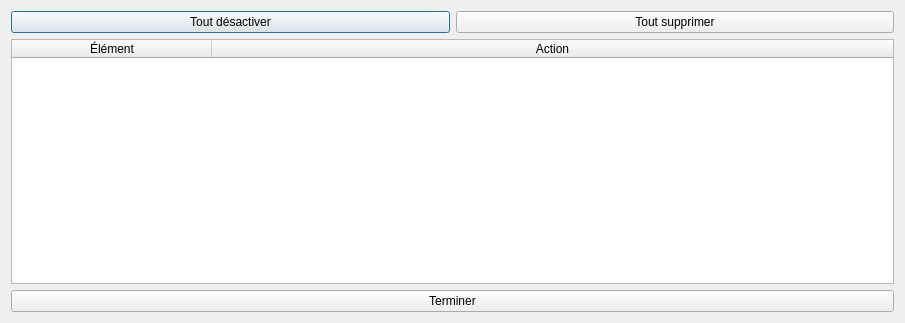
<?xml version="1.0" encoding="UTF-8"?>
<ui version="4.0">
 <class>CleanUpDialog</class>
 <widget class="QDialog" name="CleanUpDialog">
  <property name="geometry">
   <rect>
    <x>0</x>
    <y>0</y>
    <width>905</width>
    <height>323</height>
   </rect>
  </property>
  <property name="windowTitle">
   <string>Nettoyage de données...</string>
  </property>
  <layout class="QVBoxLayout" name="verticalLayout">
   <item>
    <layout class="QHBoxLayout" name="horizontalLayout">
     <item>
      <widget class="QPushButton" name="btnDisableAll">
       <property name="cursor">
        <cursorShape>PointingHandCursor</cursorShape>
       </property>
       <property name="text">
        <string>Tout désactiver</string>
       </property>
       <property name="icon">
        <iconset resource="../../resources/TeraClient.qrc">
         <normaloff>:/controls/check_off.png</normaloff>:/controls/check_off.png</iconset>
       </property>
       <property name="iconSize">
        <size>
         <width>24</width>
         <height>24</height>
        </size>
       </property>
      </widget>
     </item>
     <item>
      <widget class="QPushButton" name="btnDeleteAll">
       <property name="cursor">
        <cursorShape>PointingHandCursor</cursorShape>
       </property>
       <property name="text">
        <string>Tout supprimer</string>
       </property>
       <property name="icon">
        <iconset resource="../../resources/TeraClient.qrc">
         <normaloff>:/icons/delete_old.png</normaloff>:/icons/delete_old.png</iconset>
       </property>
       <property name="iconSize">
        <size>
         <width>24</width>
         <height>24</height>
        </size>
       </property>
      </widget>
     </item>
    </layout>
   </item>
   <item>
    <widget class="QTableWidget" name="tableItems">
     <property name="editTriggers">
      <set>QAbstractItemView::NoEditTriggers</set>
     </property>
     <property name="selectionMode">
      <enum>QAbstractItemView::NoSelection</enum>
     </property>
     <property name="iconSize">
      <size>
       <width>24</width>
       <height>24</height>
      </size>
     </property>
     <property name="sortingEnabled">
      <bool>true</bool>
     </property>
     <attribute name="horizontalHeaderDefaultSectionSize">
      <number>200</number>
     </attribute>
     <attribute name="horizontalHeaderStretchLastSection">
      <bool>true</bool>
     </attribute>
     <attribute name="verticalHeaderVisible">
      <bool>false</bool>
     </attribute>
     <column>
      <property name="text">
       <string>Élément</string>
      </property>
     </column>
     <column>
      <property name="text">
       <string>Action</string>
      </property>
     </column>
    </widget>
   </item>
   <item>
    <widget class="QPushButton" name="btnOK">
     <property name="cursor">
      <cursorShape>PointingHandCursor</cursorShape>
     </property>
     <property name="text">
      <string>Terminer</string>
     </property>
     <property name="icon">
      <iconset resource="../../resources/TeraClient.qrc">
       <normaloff>:/icons/ok.png</normaloff>:/icons/ok.png</iconset>
     </property>
     <property name="iconSize">
      <size>
       <width>24</width>
       <height>24</height>
      </size>
     </property>
    </widget>
   </item>
  </layout>
 </widget>
 <resources>
  <include location="../../resources/TeraClient.qrc"/>
 </resources>
 <connections/>
</ui>
